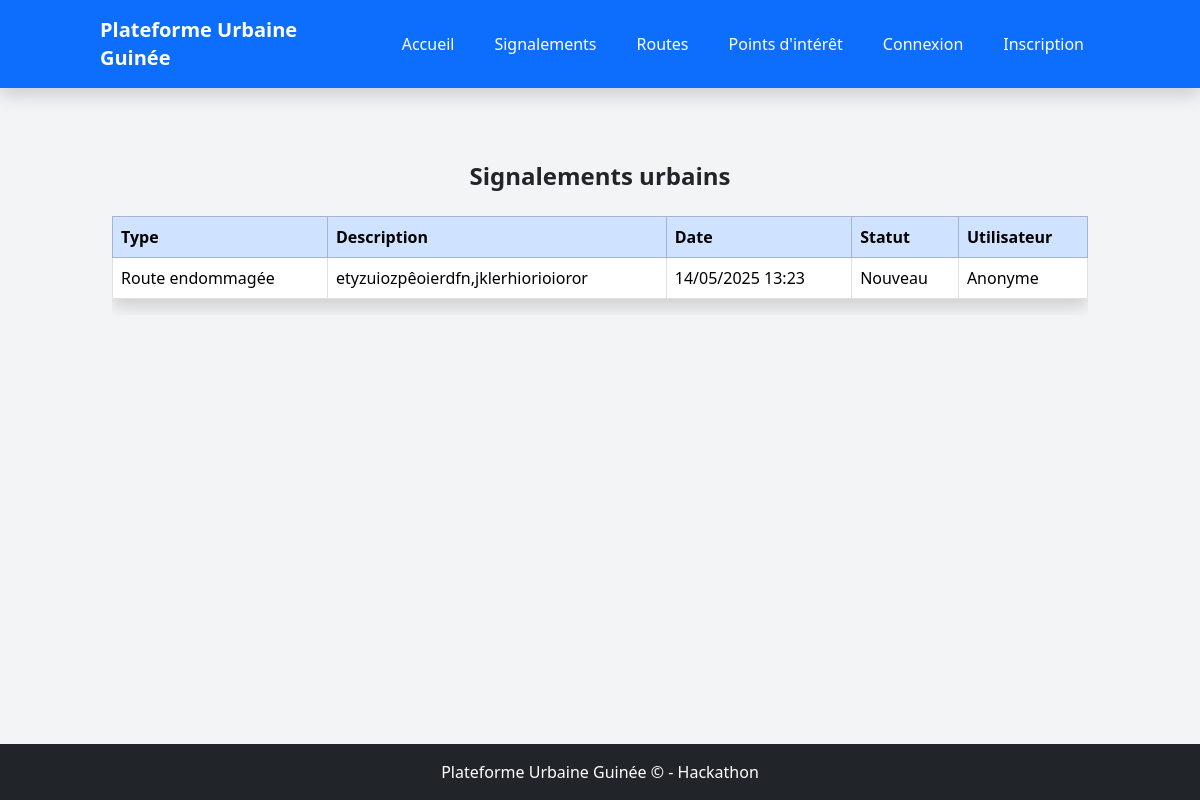
The page /reports/ on the database its author committed.
### reports/models.py (models this page shows, shortened)
class Report(models.Model):
    PROBLEM_TYPES = [
        ('road', 'Route endommagée'),
        ('electricity', 'Panne électrique'),
        ('waste', 'Déchets sauvages'),
        ('sanitation', 'Problème d\'assainissement'),
        ('other', 'Autre incident'),
    ]
    user = models.ForeignKey(User, on_delete=models.CASCADE, related_name='reports', null=True, blank=True)
    problem_type = models.CharField(max_length=20, choices=PROBLEM_TYPES, null=True, blank=True)
    description = models.TextField()
    photo = models.ImageField(upload_to='reports/photos/', blank=True, null=True)
    latitude = models.FloatField(null=True, blank=True)
    longitude = models.FloatField(null=True, blank=True)
    route = models.ForeignKey(Route, on_delete=models.SET_NULL, null=True, blank=True, related_name='reports')
    status = models.CharField(max_length=20, choices=[('new', 'Nouveau'), ('in_progress', 'En cours'), ('resolved', 'Résolu')], default='new')
    created_at = models.DateTimeField(auto_now_add=True)
    class Meta:
        ordering = ['-created_at']

### reports/views.py (the view)
# urls.py: path('', views.report_list, name='report_list'),
def report_list(request):
    reports = Report.objects.all()
    return render(request, 'reports/report_list.html', {'reports': reports})

### templates/reports/report_list.html (shortened to what this page needs)
{% extends "base.html" %}
{% block content %}
<div class="container mt-5">
    <h2 class="text-2xl font-bold mb-4 text-center">Signalements urbains</h2>
    <div class="table-responsive">
        <table class="table table-bordered bg-white rounded shadow">
            <thead class="table-primary">
                <tr>
                    <th>Type</th>
                    <th>Description</th>
                    <th>Date</th>
                    <th>Statut</th>
                    <th>Utilisateur</th>
                </tr>
            </thead>
            <tbody>
                {% for report in reports %}
                <tr>
                    <td>{{ report.get_problem_type_display }}</td>
                    <td>
                        <a href="{% url 'report_detail' report.pk %}">
                            {{ report.description|truncatechars:50 }}
                        </a>
                    </td>
                    <td>{{ report.created_at|date:"d/m/Y H:i" }}</td>
                    <td>{{ report.get_status_display }}</td>
                    <td>
                        {% if report.user %}
                            {{ report.user.username }}
                        {% else %}
                            Anonyme
                        {% endif %}
                    </td>
                </tr>
                {% empty %}
                <tr>
                    <td colspan="5" class="text-center">Aucun signalement pour le moment.</td>
                </tr>
                {% endfor %}
            </tbody>
        </table>
    </div>
</div>
{% endblock %}

### rows shown on the page
Report: problem_type "Route endommagée", description "etyzuiozpêoierdfn,jklerhiorioioror", created_at "14/05/2025 13:23", status "Nouveau", shows "Anonyme"
